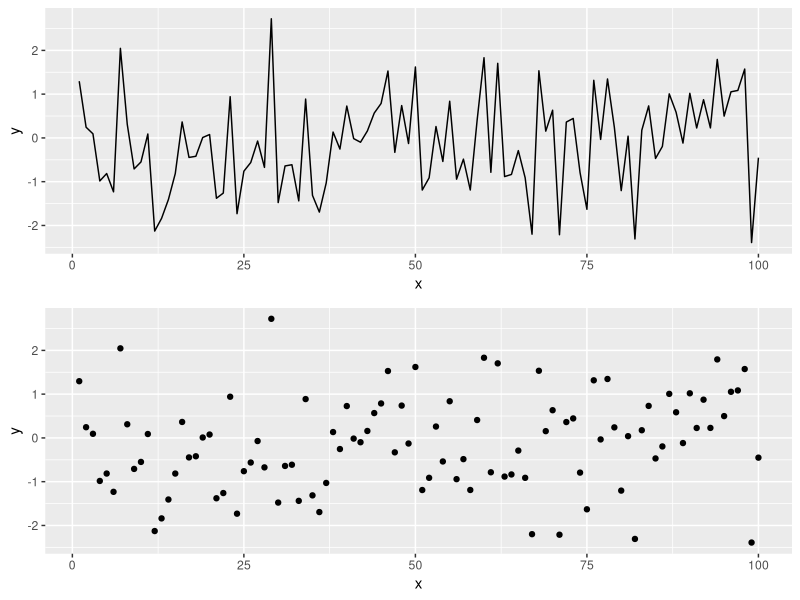
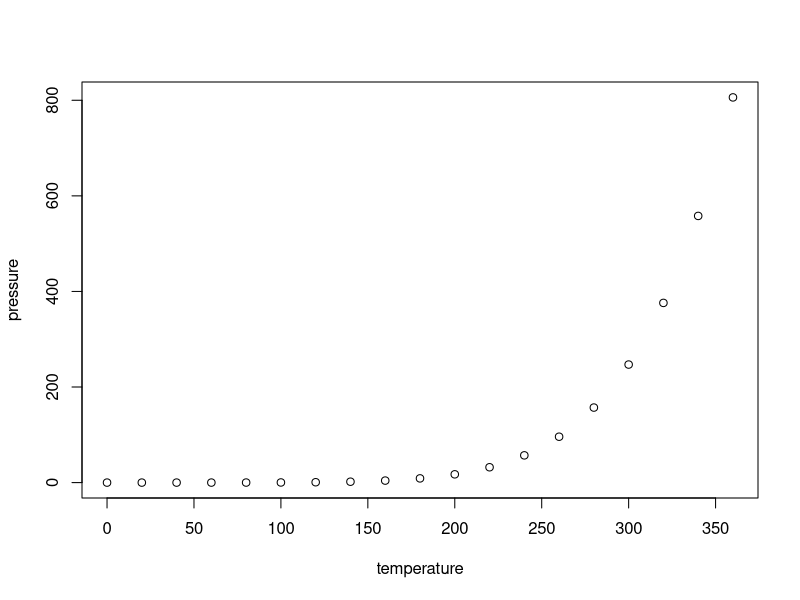

These charts were generated, in order, by the following R code:
## ---- chunk 1
knitr::opts_chunk$set(echo = TRUE, fig.width = 8, fig.height = 8, fig.alig = "center")
## ---- chunk 2
library(tidyverse)
library(gridExtra)
library(ggplot2)
## ---- chunk 3

# Simulating data according to a normal distribution

x <- seq(1:100)
y <- rnorm(100) # Generating data form a normal distribution with mean 0 and variance 1

data <- data.frame(x = x, y = y ) # Creating a data frame

p1 = ggplot(data, aes(x = x, y = y)) +
  geom_line()

p2 = ggplot(data, aes(x= x, y = y)) +
  geom_point()

grid.arrange(p1, p2)
## ---- chunk 4
summary(cars)
## ---- chunk 5
plot(pressure)
